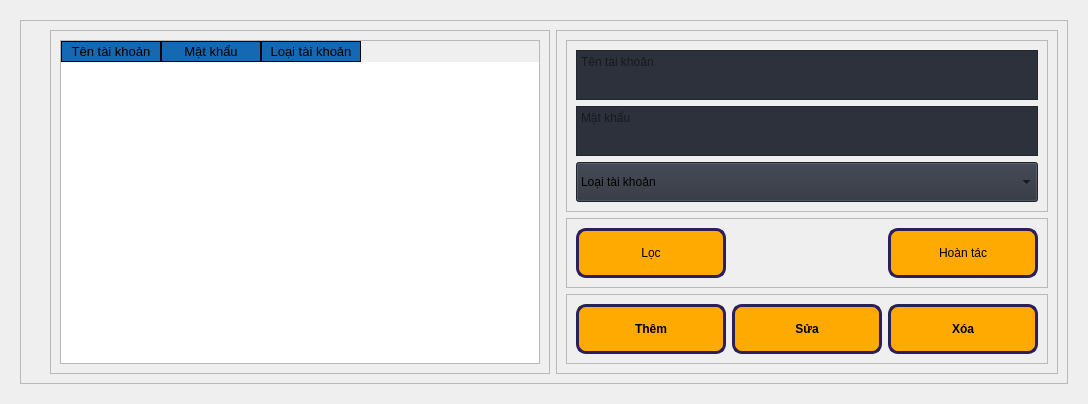
               <widget class="QWidget" name="page_24">
                <layout class="QVBoxLayout" name="verticalLayout_19">
                 <item>
                  <widget class="QWidget" name="widget_2" native="true">
                   <layout class="QVBoxLayout" name="verticalLayout_29">
                    <item alignment="Qt::AlignTop">
                     <widget class="QFrame" name="frame_18">
                      <property name="frameShape">
                       <enum>QFrame::StyledPanel</enum>
                      </property>
                      <property name="frameShadow">
                       <enum>QFrame::Raised</enum>
                      </property>
                      <layout class="QHBoxLayout" name="horizontalLayout_16">
                       <item>
                        <spacer name="verticalSpacer_4">
                         <property name="orientation">
                          <enum>Qt::Vertical</enum>
                         </property>
                         <property name="sizeHint" stdset="0">
                          <size>
                           <width>20</width>
                           <height>100</height>
                          </size>
                         </property>
                        </spacer>
                       </item>
                       <item>
                        <widget class="QFrame" name="frame_19">
                         <property name="minimumSize">
                          <size>
                           <width>500</width>
                           <height>0</height>
                          </size>
                         </property>
                         <property name="styleSheet">
                          <string notr="true">
QTableWidget{
font-size:8t;
}
QHeaderView::section{
background-color:rgb(21, 105, 178);
border:1px solid rgb(0,0,0);
font-size:10pt;
}
</string>
                         </property>
                         <property name="frameShape">
                          <enum>QFrame::StyledPanel</enum>
                         </property>
                         <property name="frameShadow">
                          <enum>QFrame::Raised</enum>
                         </property>
                         <layout class="QVBoxLayout" name="verticalLayout_32">
                          <item>
                           <widget class="QTableWidget" name="tbTaiKhoan">
                            <property name="sizeAdjustPolicy">
                             <enum>QAbstractScrollArea::AdjustToContents</enum>
                            </property>
                            <column>
                             <property name="text">
                              <string>Tên tài khoản</string>
                             </property>
                            </column>
                            <column>
                             <property name="text">
                              <string>Mật khẩu</string>
                             </property>
                            </column>
                            <column>
                             <property name="text">
                              <string>Loại tài khoản</string>
                             </property>
                            </column>
                           </widget>
                          </item>
                         </layout>
                        </widget>
                       </item>
                       <item>
                        <widget class="QFrame" name="frame_20">
                         <property name="frameShape">
                          <enum>QFrame::StyledPanel</enum>
                         </property>
                         <property name="frameShadow">
                          <enum>QFrame::Raised</enum>
                         </property>
                         <layout class="QVBoxLayout" name="verticalLayout_28">
                          <item alignment="Qt::AlignTop">
                           <widget class="QFrame" name="frame_21">
                            <property name="minimumSize">
                             <size>
                              <width>0</width>
                              <height>150</height>
                             </size>
                            </property>
                            <property name="frameShape">
                             <enum>QFrame::StyledPanel</enum>
                            </property>
                            <property name="frameShadow">
                             <enum>QFrame::Raised</enum>
                            </property>
                            <layout class="QVBoxLayout" name="verticalLayout_30">
                             <item>
                              <widget class="QTextEdit" name="tenTK">
                               <property name="minimumSize">
                                <size>
                                 <width>0</width>
                                 <height>40</height>
                                </size>
                               </property>
                               <property name="maximumSize">
                                <size>
                                 <width>500</width>
                                 <height>50</height>
                                </size>
                               </property>
                               <property name="styleSheet">
                                <string notr="true">background-color:#2c313c;</string>
                               </property>
                               <property name="placeholderText">
                                <string>Tên tài khoản</string>
                               </property>
                              </widget>
                             </item>
                             <item>
                              <widget class="QTextEdit" name="matKhau">
                               <property name="minimumSize">
                                <size>
                                 <width>0</width>
                                 <height>40</height>
                                </size>
                               </property>
                               <property name="maximumSize">
                                <size>
                                 <width>500</width>
                                 <height>50</height>
                                </size>
                               </property>
                               <property name="styleSheet">
                                <string notr="true">background-color:#2c313c;</string>
                               </property>
                               <property name="placeholderText">
                                <string>Mật khẩu</string>
                               </property>
                              </widget>
                             </item>
                             <item>
                              <widget class="QComboBox" name="loaiTK">
                               <property name="minimumSize">
                                <size>
                                 <width>0</width>
                                 <height>40</height>
                                </size>
                               </property>
                               <property name="maximumSize">
                                <size>
                                 <width>500</width>
                                 <height>200</height>
                                </size>
                               </property>
                               <property name="styleSheet">
                                <string notr="true">background-color:#2c313c;</string>
                               </property>
                               <item>
                                <property name="text">
                                 <string>Loại tài khoản</string>
                                </property>
                               </item>
                               <item>
                                <property name="text">
                                 <string>Admin</string>
                                </property>
                               </item>
                               <item>
                                <property name="text">
                                 <string>Nhân viên</string>
                                </property>
                               </item>
                              </widget>
                             </item>
                            </layout>
                           </widget>
                          </item>
                          <item>
                           <widget class="QFrame" name="frame_17">
                            <property name="maximumSize">
                             <size>
                              <width>500</width>
                              <height>16777215</height>
                             </size>
                            </property>
                            <property name="frameShape">
                             <enum>QFrame::StyledPanel</enum>
                            </property>
                            <property name="frameShadow">
                             <enum>QFrame::Raised</enum>
                            </property>
                            <layout class="QHBoxLayout" name="horizontalLayout_15">
                             <item alignment="Qt::AlignLeft">
                              <widget class="QPushButton" name="filterTKBtn">
                               <property name="minimumSize">
                                <size>
                                 <width>150</width>
                                 <height>50</height>
                                </size>
                               </property>
                               <property name="maximumSize">
                                <size>
                                 <width>150</width>
                                 <height>100</height>
                                </size>
                               </property>
                               <property name="styleSheet">
                                <string notr="true">background-color: rgb(255, 170, 0);
border:3px solid rgb(43,31,91);
border-radius:10px;</string>
                               </property>
                               <property name="text">
                                <string>Lọc</string>
                               </property>
                               <property name="icon">
                                <iconset resource="resources.qrc">
                                 <normaloff>:/icons/icons/filter.svg</normaloff>:/icons/icons/filter.svg</iconset>
                               </property>
                               <property name="iconSize">
                                <size>
                                 <width>24</width>
                                 <height>24</height>
                                </size>
                               </property>
                              </widget>
                             </item>
                             <item alignment="Qt::AlignRight">
                              <widget class="QPushButton" name="hoanTacTKBtn">
                               <property name="minimumSize">
                                <size>
                                 <width>150</width>
                                 <height>50</height>
                                </size>
                               </property>
                               <property name="maximumSize">
                                <size>
                                 <width>150</width>
                                 <height>100</height>
                                </size>
                               </property>
                               <property name="styleSheet">
                                <string notr="true">background-color: rgb(255, 170, 0);
border:3px solid rgb(43,31,91);
border-radius:10px;</string>
                               </property>
                               <property name="text">
                                <string>Hoàn tác</string>
                               </property>
                               <property name="icon">
                                <iconset resource="resources.qrc">
                                 <normaloff>:/icons/icons/refresh-ccw.svg</normaloff>:/icons/icons/refresh-ccw.svg</iconset>
                               </property>
                               <property name="iconSize">
                                <size>
                                 <width>24</width>
                                 <height>24</height>
                                </size>
                               </property>
                              </widget>
                             </item>
                            </layout>
                           </widget>
                          </item>
                          <item>
                           <widget class="QFrame" name="frame_22">
                            <property name="maximumSize">
                             <size>
                              <width>500</width>
                              <height>16777215</height>
                             </size>
                            </property>
                            <property name="frameShape">
                             <enum>QFrame::StyledPanel</enum>
                            </property>
                            <property name="frameShadow">
                             <enum>QFrame::Raised</enum>
                            </property>
                            <layout class="QHBoxLayout" name="horizontalLayout_17">
                             <item>
                              <widget class="QPushButton" name="themTKBtn">
                               <property name="minimumSize">
                                <size>
                                 <width>150</width>
                                 <height>50</height>
                                </size>
                               </property>
                               <property name="maximumSize">
                                <size>
                                 <width>150</width>
                                 <height>100</height>
                                </size>
                               </property>
                               <property name="font">
                                <font>
                                 <weight>75</weight>
                                 <bold>true</bold>
                                </font>
                               </property>
                               <property name="styleSheet">
                                <string notr="true">background-color: rgb(255, 170, 0);
border:3px solid rgb(43,31,91);
border-radius:10px;</string>
                               </property>
                               <property name="text">
                                <string>Thêm</string>
                               </property>
                               <property name="icon">
                                <iconset resource="resources.qrc">
                                 <normaloff>:/icons/icons/filter.svg</normaloff>:/icons/icons/filter.svg</iconset>
                               </property>
                              </widget>
                             </item>
                             <item>
                              <widget class="QPushButton" name="suaTKBtn">
                               <property name="minimumSize">
                                <size>
                                 <width>150</width>
                                 <height>50</height>
                                </size>
                               </property>
                               <property name="maximumSize">
                                <size>
                                 <width>150</width>
                                 <height>100</height>
                                </size>
                               </property>
                               <property name="font">
                                <font>
                                 <weight>75</weight>
                                 <bold>true</bold>
                                </font>
                               </property>
                               <property name="styleSheet">
                                <string notr="true">background-color: rgb(255, 170, 0);
border:3px solid rgb(43,31,91);
border-radius:10px;</string>
                               </property>
                               <property name="text">
                                <string>Sửa</string>
                               </property>
                               <property name="icon">
                                <iconset resource="resources.qrc">
                                 <normaloff>:/icons/icons/filter.svg</normaloff>:/icons/icons/filter.svg</iconset>
                               </property>
                              </widget>
                             </item>
                             <item>
                              <widget class="QPushButton" name="xoaTKBtn">
                               <property name="minimumSize">
                                <size>
                                 <width>150</width>
                                 <height>50</height>
                                </size>
                               </property>
                               <property name="maximumSize">
                                <size>
                                 <width>150</width>
                                 <height>100</height>
                                </size>
                               </property>
                               <property name="font">
                                <font>
                                 <weight>75</weight>
                                 <bold>true</bold>
                                </font>
                               </property>
                               <property name="styleSheet">
                                <string notr="true">background-color: rgb(255, 170, 0);
border:3px solid rgb(43,31,91);
border-radius:10px;</string>
                               </property>
                               <property name="text">
                                <string>Xóa</string>
                               </property>
                               <property name="icon">
                                <iconset resource="resources.qrc">
                                 <normaloff>:/icons/icons/filter.svg</normaloff>:/icons/icons/filter.svg</iconset>
                               </property>
                              </widget>
                             </item>
                            </layout>
                           </widget>
                          </item>
                         </layout>
                        </widget>
                       </item>
                      </layout>
                     </widget>
                    </item>
                   </layout>
                  </widget>
                 </item>
                </layout>
               </widget>
